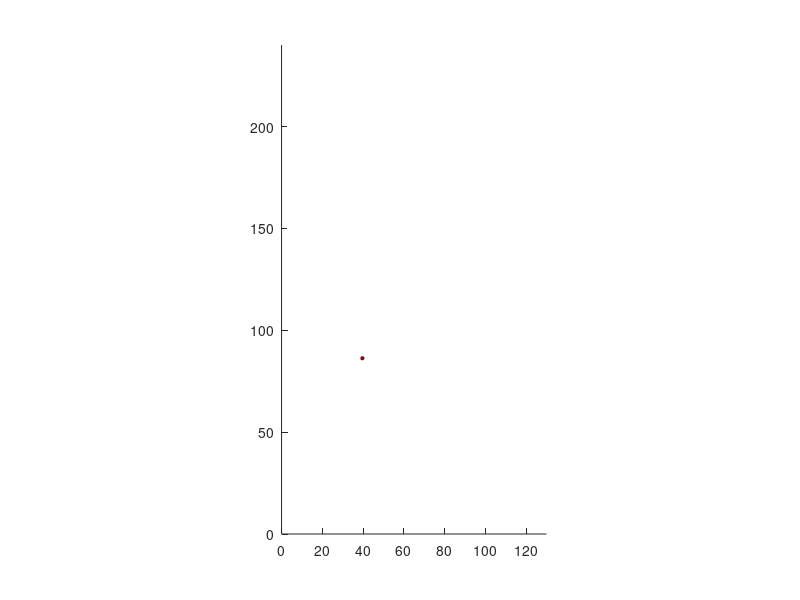

This chart was generated by the following MATLAB code: (Note: this script raises an error after producing the figure.)
clear all
%global x y r i overlap                  No need for global variable now

rand('twister', sum(100*clock))  
axis([0,130,0,240])
daspect([1,1,1]) 
k=1;d=1;df=0;r(k)=0;x(k)=0;y(k)=0;i=0;
interarrival_day = round(exprnd(8))              

for d =1:365
    cla                                 % clean up the track of move
    if d == df + interarrival_day                
      %if d == df+10
           df=d;
           x_new = unifrnd(0,130,1)
           y_new = unifrnd(0,240,1)
           interarrival_day = round(exprnd(8))    
           if i > 1
               retval = judge_overlap2(x_new,y_new, i, x, y, r)        % store the result of judge_overlap in retval
               if any(retval)==0                      
                   i=i+1;
                   x(i)=x_new                                
                   y(i)=y_new
                   r(i)=0.4
                   rectangle('Position',[x(i)-r(i),y(i)-r(i),2*r(i),2*r(i)],'Curvature',[1,1],...
     'FaceColor','r') 
               else
               end
           else                                 
               i=i+1;
               x(i)=unifrnd(0,130,1) 
               y(i)=unifrnd(0,240,1)
               r(i)=0.4
           end
      end
      for k=1:i
      x(k)=x(k)-1+2*rand 
      y(k)=y(k)-1+2*rand
      r(k)=r(k)+0.4

   rectangle('Position',[x(k)-r(k),y(k)-r(k),2*r(k),2*r(k)],'Curvature',[1,1],...
     'FaceColor','r')            
      end
      
       pause(0.05)
       
x_space = 0.5:1:(130-0.5);                         
y_space = 0.5:1:(240-0.5);
%point_onfire=zeros(300,500,'single');
if i >= 1
for m = 1:length(x_space)
    for n = 1:length(y_space)
        retval = judge_overlap2(m,n,i, x, y, r)                       
        if any(retval)==1                           
            point_onfire(m,n)=1;
        else
            point_onfire(m,n)=0;                   
        end
    end
end
area_burned = sum(point_onfire(:) == 1);            
percent_burned = area_burned/(130*240);             
if percent_burned > 0.1                            
    break
end
else
end
end

day = d                                           
      
 
   

  

